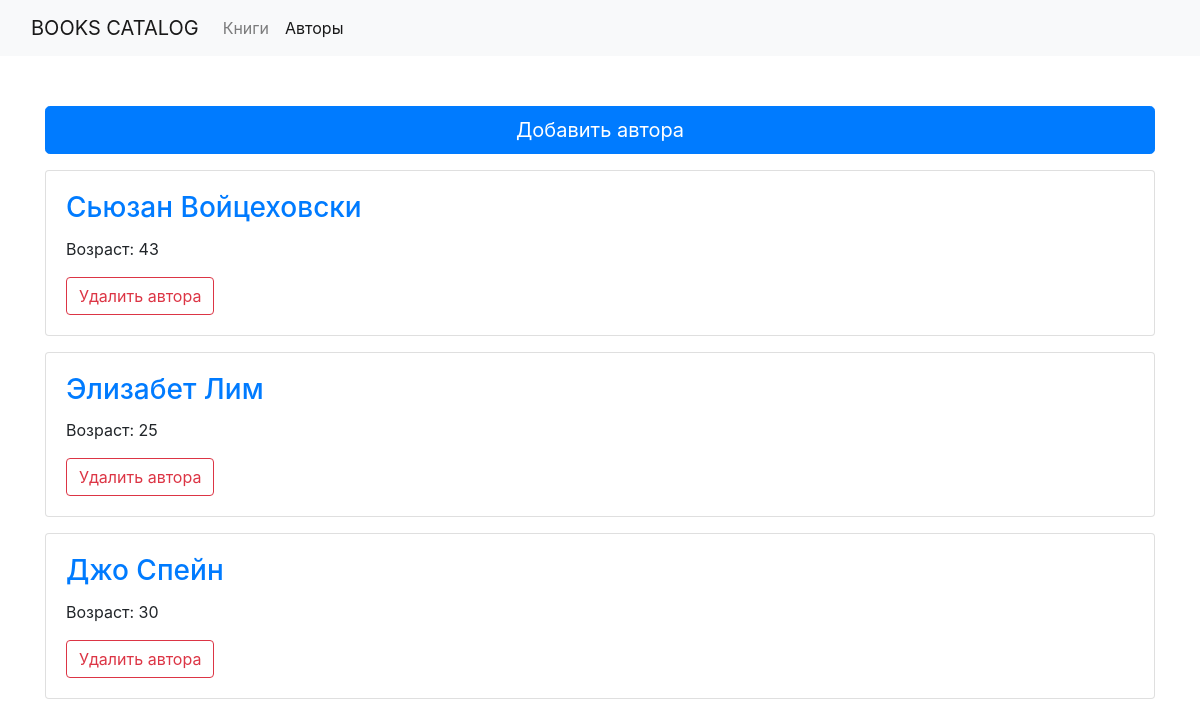
Screenshot of /authors/ with the database file from the repository.
### library/models.py (models this page shows, shortened)
class Author(models.Model):
    name = models.CharField(max_length=200)
    age = models.IntegerField()

### library/views.py (the view)
# urls.py: path('authors/', views.AuthorListView.as_view(), name='authors'),
class AuthorListView(generic.ListView):
    model = Author

### templates/library/author_list.html (shortened to what this page needs)
<!DOCTYPE html>
<html lang="en">
<head>
    <link rel="stylesheet" href="https://stackpath.bootstrapcdn.com/bootstrap/4.1.3/css/bootstrap.min.css">
</head>
<body>
<nav class="navbar navbar-expand-lg navbar-light bg-light">
  <div class="container-fluid">
    <a class="navbar-brand" href="/">BOOKS CATALOG</a>
    <div class="collapse navbar-collapse" id="navbarNav">
      <ul class="navbar-nav">
        <li class="nav-item">
          <a class="nav-link " href="/">Книги</a>
        </li>
        <li class="nav-item">
          <a class="nav-link active" href="/authors">Авторы</a>
        </li>
      </ul>
    </div>
  </div>
</nav>
<div class="container" style="margin-top: 50px">
  <div class="row">
    <div class="col">
    <a href="{% url 'library:author_new' %}" >
            <p style=""><button type="button" class="btn btn-primary btn-lg btn-block">Добавить автора</button></p>
    </a>
    {% if author_list %}
    {% for author in author_list %}
        <div class="card mb-3" style="">
          <div class="row g-0">
            <div class="col-md-8" >
              <div class="card-body" >
                <h3 class="card-title">
                    <a href="">{{ author.name }}</a>
                </h3>
                <p class="card-text">Возраст: {{ author.age }}</p>
                <form action="{% url 'library:author_delete' author.pk %}" method="post">
                    <button type="submit" class="btn btn-outline-danger">Удалить автора</button>
                </form>
              </div>
            </div>
          </div>
        </div>
    {% endfor %}
    {% endif %}
    </div>
  </div>
</div>
</body>
</html>

### rows the page displays
Author: name "Сьюзан Войцеховски", age "43"
Author: name "Элизабет Лим", age "25"
Author: name "Джо Спейн", age "30"
